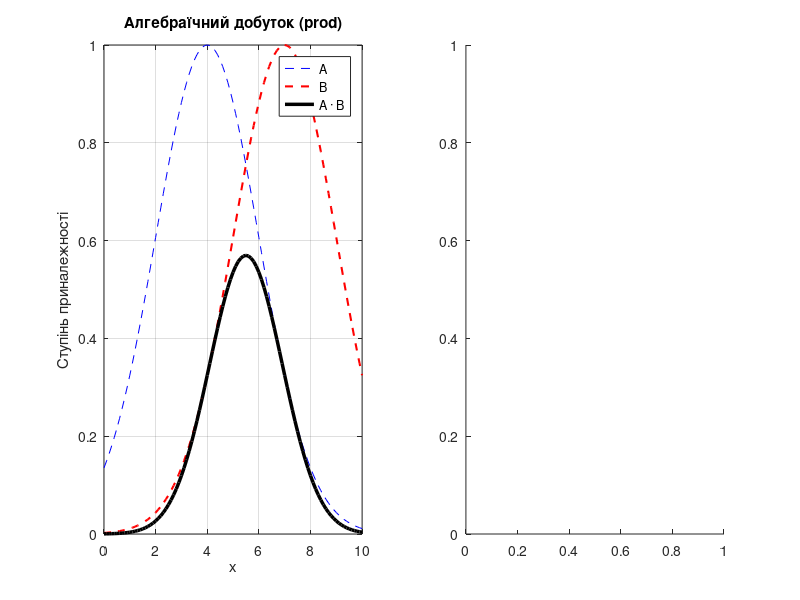

The MATLAB source for this figure: (Note: this script raises an error after producing the figure.)
% Завдання 7. Імовірнісна інтерпретація кон'юнктивних і диз'юнктивних операторів

x = 0:0.1:10;
y1 = gaussmf(x, [2 4]);
y2 = gaussmf(x, [2 7]);

% --- Алгебраїчний добуток: prod (кон'юнкція) ---
subplot(1, 2, 1);
y_prod = prod([y1; y2]);
plot(x, y1, 'b--', x, y2, 'r--', 'LineWidth', 1.5);
hold on;
plot(x, y_prod, 'k', 'LineWidth', 2.5);
hold off;
xlabel('x');
ylabel('Ступінь приналежності');
title('Алгебраїчний добуток (prod)');
legend('A', 'B', 'A · B');
grid on;

% --- Алгебраїчна сума: probor (диз'юнкція) ---
subplot(1, 2, 2);
y_probor = probor([y1; y2]);
plot(x, y1, 'b--', x, y2, 'r--', 'LineWidth', 1.5);
hold on;
plot(x, y_probor, 'k', 'LineWidth', 2.5);
hold off;
xlabel('x');
ylabel('Ступінь приналежності');
title('Алгебраїчна сума (probor)');
legend('A', 'B', 'A + B - A·B');
grid on;
